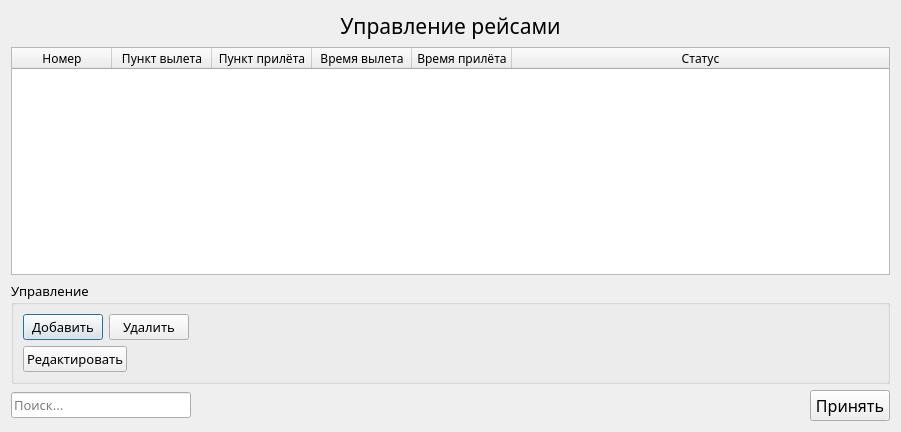
<?xml version="1.0" encoding="UTF-8"?>
<ui version="4.0">
 <class>ControlRaces</class>
 <widget class="QDialog" name="ControlRaces">
  <property name="geometry">
   <rect>
    <x>0</x>
    <y>0</y>
    <width>901</width>
    <height>432</height>
   </rect>
  </property>
  <property name="font">
   <font>
    <family>Mongolian Baiti</family>
   </font>
  </property>
  <property name="windowTitle">
   <string>Dialog</string>
  </property>
  <layout class="QVBoxLayout" name="verticalLayout_2">
   <item>
    <widget class="QLabel" name="mainLabel">
     <property name="font">
      <font>
       <family>Mongolian Baiti</family>
       <pointsize>16</pointsize>
      </font>
     </property>
     <property name="text">
      <string>Управление рейсами</string>
     </property>
     <property name="alignment">
      <set>Qt::AlignCenter</set>
     </property>
    </widget>
   </item>
   <item>
    <widget class="QTableWidget" name="tableRaces">
     <property name="editTriggers">
      <set>QAbstractItemView::NoEditTriggers</set>
     </property>
     <property name="selectionMode">
      <enum>QAbstractItemView::SingleSelection</enum>
     </property>
     <property name="selectionBehavior">
      <enum>QAbstractItemView::SelectRows</enum>
     </property>
     <attribute name="horizontalHeaderStretchLastSection">
      <bool>true</bool>
     </attribute>
     <column>
      <property name="text">
       <string>Номер</string>
      </property>
     </column>
     <column>
      <property name="text">
       <string>Пункт вылета</string>
      </property>
     </column>
     <column>
      <property name="text">
       <string>Пункт прилёта</string>
      </property>
     </column>
     <column>
      <property name="text">
       <string>Время вылета</string>
      </property>
     </column>
     <column>
      <property name="text">
       <string>Время прилёта</string>
      </property>
     </column>
     <column>
      <property name="text">
       <string>Статус</string>
      </property>
     </column>
    </widget>
   </item>
   <item>
    <widget class="QGroupBox" name="groupBox">
     <property name="font">
      <font>
       <family>Mongolian Baiti</family>
       <pointsize>10</pointsize>
      </font>
     </property>
     <property name="title">
      <string>Управление</string>
     </property>
     <layout class="QVBoxLayout" name="verticalLayout">
      <item>
       <layout class="QHBoxLayout" name="horizontalLayout">
        <item>
         <widget class="QPushButton" name="buttonAddRace">
          <property name="text">
           <string>Добавить</string>
          </property>
         </widget>
        </item>
        <item>
         <widget class="QPushButton" name="buttonDeleteRace">
          <property name="text">
           <string>Удалить</string>
          </property>
         </widget>
        </item>
        <item>
         <spacer name="horizontalSpacer">
          <property name="orientation">
           <enum>Qt::Horizontal</enum>
          </property>
          <property name="sizeHint" stdset="0">
           <size>
            <width>40</width>
            <height>20</height>
           </size>
          </property>
         </spacer>
        </item>
       </layout>
      </item>
      <item>
       <layout class="QHBoxLayout" name="horizontalLayout_2">
        <item>
         <widget class="QPushButton" name="buttonEditRace">
          <property name="text">
           <string>Редактировать</string>
          </property>
         </widget>
        </item>
        <item>
         <spacer name="horizontalSpacer_2">
          <property name="orientation">
           <enum>Qt::Horizontal</enum>
          </property>
          <property name="sizeHint" stdset="0">
           <size>
            <width>40</width>
            <height>20</height>
           </size>
          </property>
         </spacer>
        </item>
       </layout>
      </item>
     </layout>
    </widget>
   </item>
   <item>
    <layout class="QHBoxLayout" name="horizontalLayout_4">
     <item>
      <widget class="QLineEdit" name="lineFind">
       <property name="maximumSize">
        <size>
         <width>180</width>
         <height>16777215</height>
        </size>
       </property>
       <property name="font">
        <font>
         <family>Mongolian Baiti</family>
         <pointsize>10</pointsize>
        </font>
       </property>
       <property name="placeholderText">
        <string>Поиск...</string>
       </property>
      </widget>
     </item>
     <item>
      <spacer name="horizontalSpacer_3">
       <property name="orientation">
        <enum>Qt::Horizontal</enum>
       </property>
       <property name="sizeHint" stdset="0">
        <size>
         <width>40</width>
         <height>20</height>
        </size>
       </property>
      </spacer>
     </item>
     <item>
      <widget class="QPushButton" name="accept">
       <property name="font">
        <font>
         <family>Mongolian Baiti</family>
         <pointsize>12</pointsize>
        </font>
       </property>
       <property name="text">
        <string>Принять</string>
       </property>
      </widget>
     </item>
    </layout>
   </item>
  </layout>
 </widget>
 <resources/>
 <connections>
  <connection>
   <sender>accept</sender>
   <signal>clicked()</signal>
   <receiver>ControlRaces</receiver>
   <slot>accept()</slot>
   <hints>
    <hint type="sourcelabel">
     <x>392</x>
     <y>408</y>
    </hint>
    <hint type="destinationlabel">
     <x>219</x>
     <y>215</y>
    </hint>
   </hints>
  </connection>
 </connections>
</ui>
